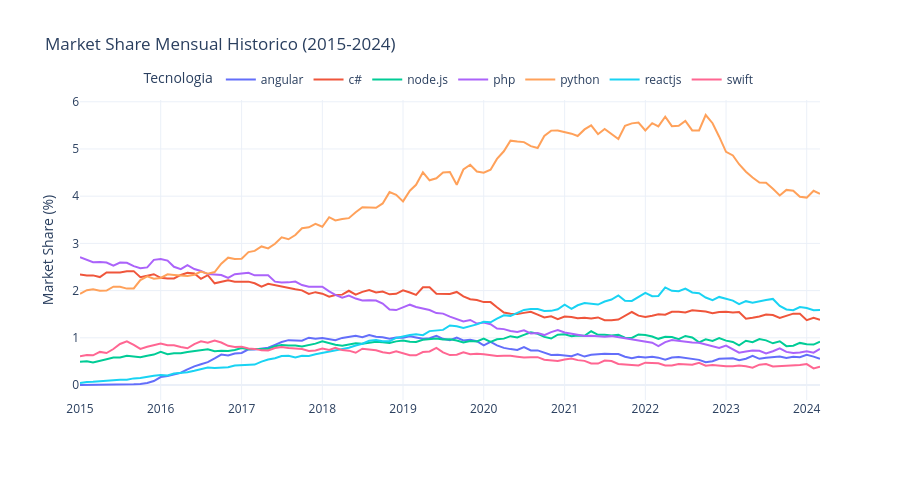

Write notebook code for a chart like this one.
### Markdown cell above
### Verificacion visual: Market Share historico

Antes de alimentar a Prophet, visualizamos las series de Market Share para confirmar que la metrica relativa es coherente y no muestra artefactos.

### Code cell
import plotly.express as px

fig_check = px.line(
    df_market_share.to_pandas(),
    x='YearMonth', y='Market_Share', color='Tag',
    title='Market Share Mensual Historico (2015-2024)',
    labels={'Market_Share': 'Market Share (%)', 'YearMonth': '', 'Tag': 'Tecnologia'},
    template='plotly_white',
)
fig_check.update_layout(height=480, hovermode='x unified',
    legend=dict(orientation='h', yanchor='bottom', y=1.02, xanchor='center', x=0.5))
fig_check.show()
